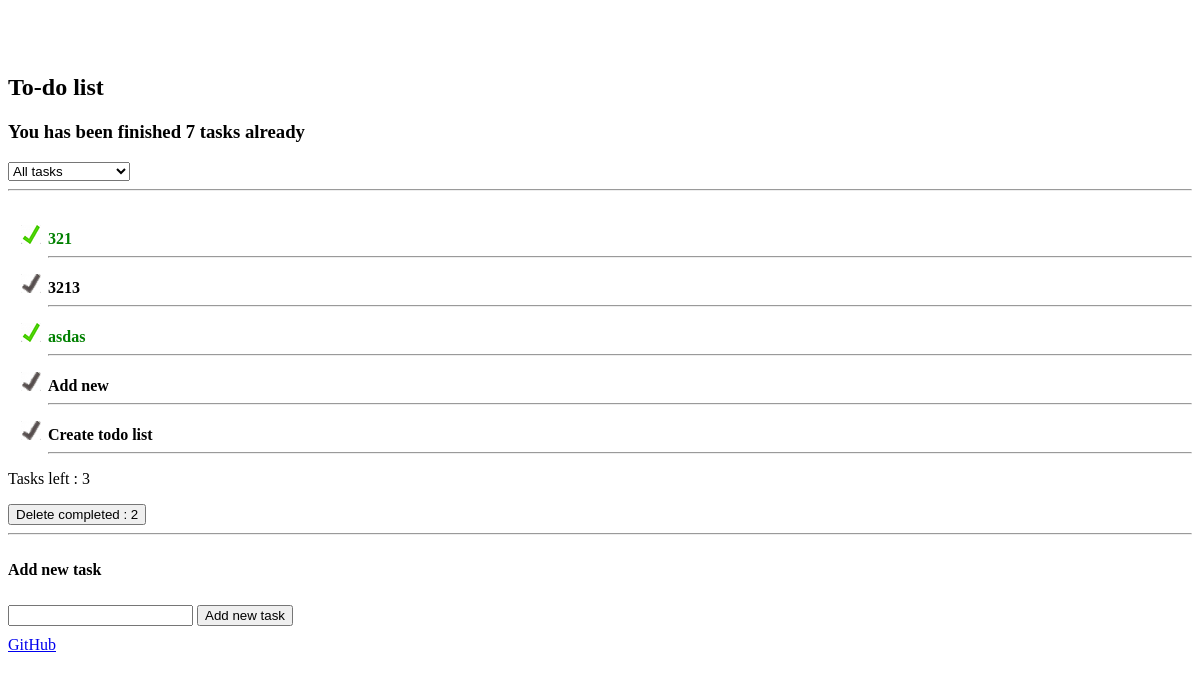
Before: / with the older database file.
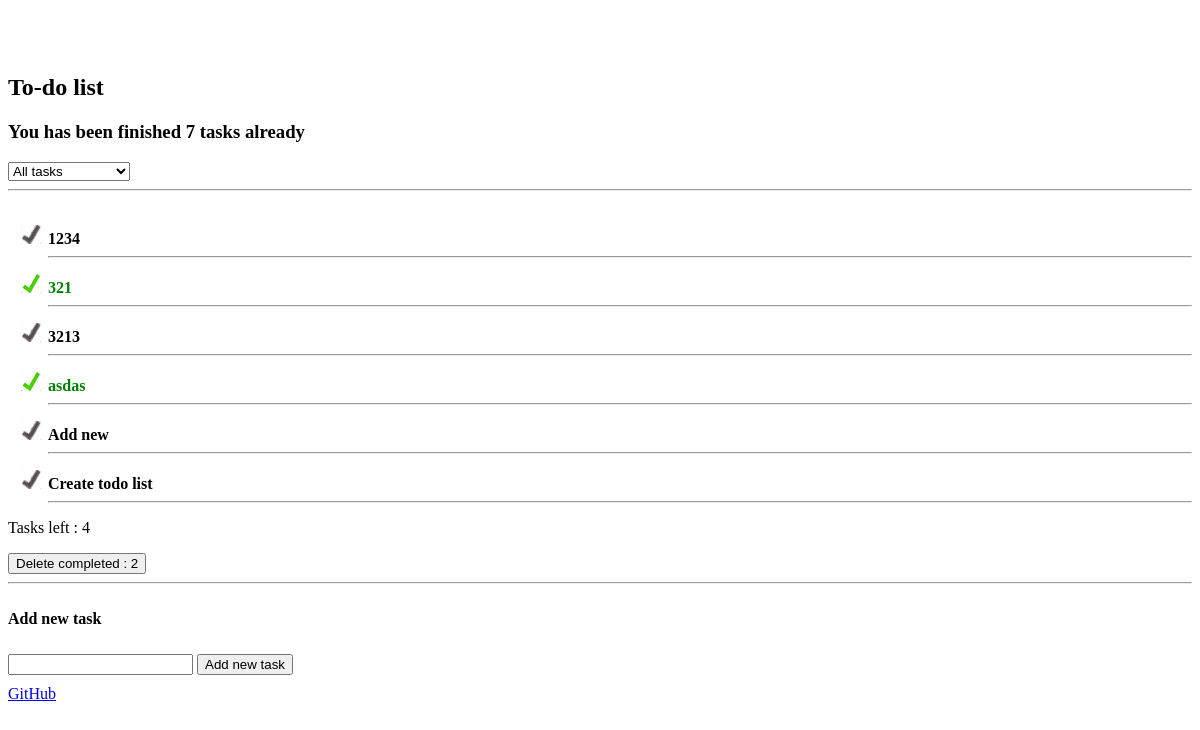
After: the same page with the newer database file.
### todolist/models.py (models this page shows, shortened)
class TodoList(models.Model):
    title = models.CharField(max_length=200, unique=True)
    is_finished = models.BooleanField(default=False)
    class Meta:
        ordering = ['-id']

### todolist/views.py (the view, shortened to what this page needs)
# urls.py: url(r'^$', TaskView.as_view(), name='index'),
class TaskView(View):
    @staticmethod
    def get(request):
        done = len(TodoList.objects.filter(is_finished=True))
        active = len(TodoList.objects.filter(is_finished=False))
        try:
            all_finished = DoneJobs.objects.all()
            for a in all_finished:
                all_finished_jobs = a.is_done
        except:
            all_finished_jobs = False
        tmpl_vars = {
            'jobs': TodoList.objects.all(),
            'form': JobForm(),
            'done': done,
            'active': active,
            'all_finished_job': all_finished_jobs,
        }
        return render(request, 'index.html', tmpl_vars)

### todolist/forms.py
class JobForm(forms.ModelForm):
    class Meta:
        model = TodoList
        fields = ['title']
        widgets = {
            'text': forms.TextInput(
                attrs={'id': 'post-text', 'required': True, 'placeholder': 'Add new job...'}
            ),
        }

### templates/index.html (shortened to what this page needs)
{% extends "base.html" %}
{% block content %}
    <br><br>
    <div class="row white">
        <div class="large-12 columns">
            <h2>To-do list</h2>
            {% if all_finished_job%}
                <div id="all-finished">
                    <h3 id="h-all-finished">You has been finished  {{ all_finished_job }} tasks already</h3>
                </div>
            {% endif %}
            <select name="" id="status">
                <option value="">All tasks</option>
            </select>
            <hr>
        </div>
    </div>
    <div class="row white">
        <div class="columns large-12">
            <div>
                <section>
                    {% for job in jobs %}
                        <ul  id="jobs">
                            {% if job.is_finished  %}
                                <li class = "done" id = "job-{{ job.id }}" status-job="s-done">
                                    <div onclick="openBlock(this);" id = "job-title-{{ job.id }}">
                                        <strong >{{ job.title }}</strong>
                                    </div>
                                    <hr>
                                </li>
                            {% else %}
                                <li class = "active" id = "job-{{ job.id }}" status-job="s-active">
                                    <div onclick="openBlock(this);" id = "job-title-{{ job.id }}">
                                        <strong>{{ job.title }}</strong>
                                    </div>
                                    <hr>
                                </li>
                            {% endif %}
                        </ul>
                    {% endfor %}
                </section>
            </div>
        </div>
        <div id="active_jobs"><p id = "item_left">Tasks left : {{active}}</p></div>
        {% if done %}
            <div id="job-delete-complete">
                <input type="button"  id="all_completed" class="delete-completed" value="Delete completed : {{done}}">
            </div>
            {% else %}
             <div id="job-delete-complete">
            </div>
        {% endif %}
        <hr>
    </div>
    <p class="row white"><strong>Add new task</strong></p>
    <div class="row white">
        <div class="columns large-12">
            <form method="POST" id="job-form">
                <input type="text"  id="job_title">
                <input type="submit" value="Add new task" >
            </form>
        </div>
    </div>
    <div class="row white">
        <a href="https://github.com/Ariezz666/todolist" target="_blank">GitHub</a>
    </div>
{% load staticfiles %}
{% endblock %}

Changed rows visible on the page:
added TodoList: title "1234"
Other visible differences:
{{ active }}: "3" → "4"
